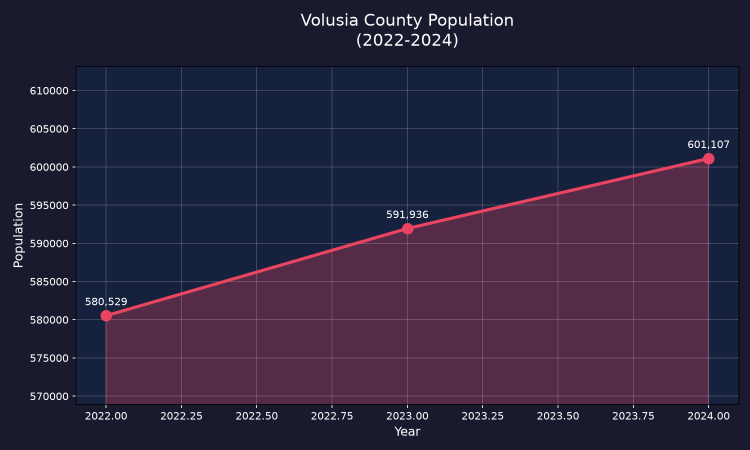
#> input picture Media/population_trend.png, 1500 x 900 px (shown at 1/2 size)
$ python generate_videos.py
#> lines starting #> are read from the running program, lines starting #| are printed output that depends on the picture
#!/usr/bin/env python3
"""
Project Volusia — Video Generation Script
Produces simple data visualization videos using matplotlib + imageio.

Works as fallback when FLUX 3 API is unavailable.
"""

__version__ = "1.0.0"

import matplotlib

matplotlib.use("Agg")
import matplotlib.pyplot as plt
import numpy as np
from pathlib import Path

MEDIA_DIR = Path(__file__).parent / "Media"


def create_data_card_video():
    """Create a simple data card video from existing charts."""
    try:
        import imageio
        from PIL import Image
    except ImportError:
        print("imageio not installed, skipping video generation")
        return None

    # Load existing charts
    charts = []
    for chart_name in ["population_trend.png", "unemployment_rates.png"]:
        chart_path = MEDIA_DIR / chart_name
        if chart_path.exists():
            img = Image.open(chart_path)
#> img is the input picture: PIL image 1500x900 RGBA; mean R, G, B, A 47, 37.1, 62.6, 255
            # Convert to RGB if needed
            if img.mode in ("RGBA", "P"):
                img = img.convert("RGB")
#> img: PIL image 1500x900 RGB
            charts.append(np.array(img))

    if not charts:
        print("No charts found for video generation")
        return None

    # Create simple pan/zoom animation by scaling images
    frames = []
    n_frames = 30  # 1 second at 30fps

    for chart_idx, chart in enumerate(charts):
        for i in range(n_frames):
            scale = 1 + 0.1 * np.sin(i * 2 * np.pi / n_frames)
            zoomed = np.array(
                Image.fromarray(chart).resize((int(chart.shape[1] * scale), int(chart.shape[0] * scale)), Image.LANCZOS)
            )
            # Black border
            h, w = zoomed.shape[:2]
            canvas = np.zeros((h + 80, w + 80, 3), dtype=np.uint8)
            canvas[40 : 40 + h, 40 : 40 + w] = zoomed
            frames.append(canvas)

        # Hold frame for 1 second
        for _ in range(15):
            frames.append(canvas)
#> this loop made 2 passes
#> chart_idx on passes 1 to 2: 0, 1
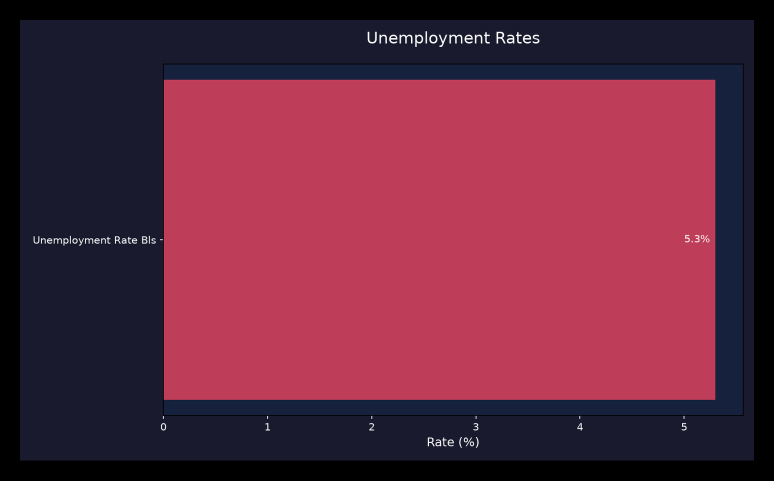
#> canvas: shape (961, 1548, 3) (shown at 1/2 size); mean of channels 0, 1, 2 100.8, 40.3, 62; drawn as R, G, B
#> after the loop, frames = 90 items

    # Save as MP4
    output_path = MEDIA_DIR / "volusia_data_summary.mp4"
    imageio.mimwrite(output_path, frames, fps=15)
    print(f"Created video: {output_path}")
    return output_path


def create_simple_animated_chart():
    """Create a simple animated line chart."""
    try:
        import imageio
    except ImportError:
        print("imageio not installed")
        return None

    # Create matplotlib animation frames
    fig, ax = plt.subplots(figsize=(10, 6), facecolor="#1a1a2e")
    ax.set_facecolor("#16213e")

    # Sample population data
    years = [2022, 2023, 2024]
    values = [580529, 591936, 601107]

    frames = []
    for i in range(1, len(years) + 1):
        ax.clear()
        ax.set_facecolor("#16213e")
        ax.set_xlim(2021, 2025)
        ax.set_ylim(min(values) * 0.98, max(values) * 1.02)
        ax.set_title("Volusia County Population\nData as of 2024 Q3", fontsize=16, color="white")
        ax.set_xlabel("Year", fontsize=12, color="white")
        ax.set_ylabel("Population", fontsize=12, color="white")
        ax.plot(years[:i], values[:i], marker="o", linewidth=3, color="#e94560", markersize=10)
        ax.grid(True, alpha=0.2, color="white")
        ax.tick_params(colors="white")

        # Add count
        for x, y in zip(years[:i], values[:i]):
            ax.annotate(
                f"{y:,}", (x, y), xytext=(0, 10), textcoords="offset points", ha="center", color="white", fontsize=10
            )

        fig.canvas.draw()
        frame = np.frombuffer(fig.canvas.tostring_rgb(), dtype=np.uint8)
        frame = frame.reshape(fig.canvas.get_width_height()[::-1] + (3,))
        frames.append(frame)

        # Hold each frame
        for _ in range(10):
            frames.append(frame)

    plt.close()
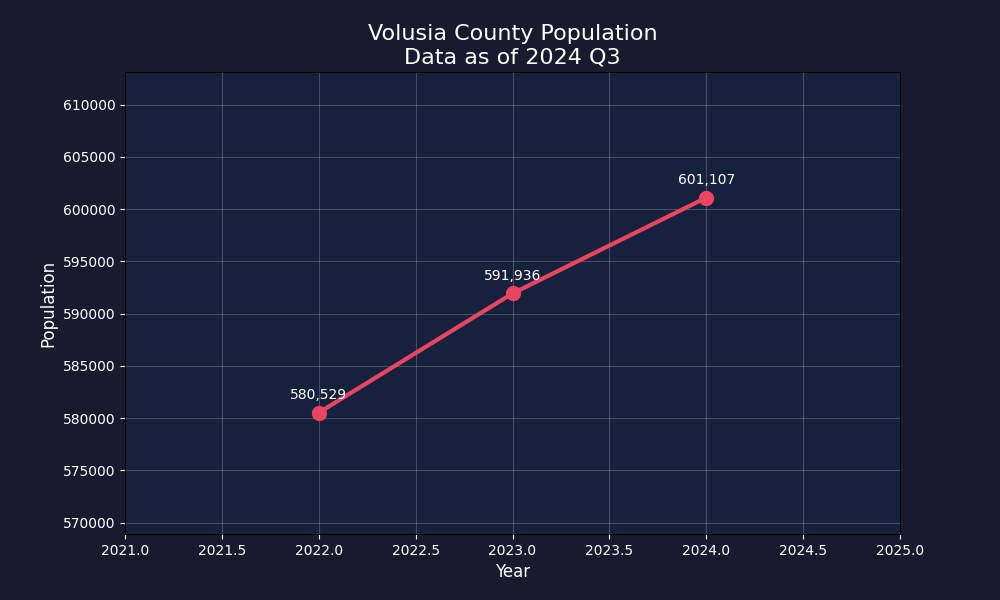
#> figure drawn by matplotlib, 1 panel

    output_path = MEDIA_DIR / "population_growth_animation.mp4"
    imageio.mimwrite(output_path, frames, fps=10)
    print(f"Created animation: {output_path}")
    return output_path


def main():
    print("Creating Project Volusia video content...")
    print()

    # Try to create videos
    video1 = create_data_card_video()
    video2 = create_simple_animated_chart()

    print()
    print("✓ Video generation attempts complete")
    if video1 or video2:
        print(f"  Generated files in: {MEDIA_DIR}")
    else:
        print()
        print("To generate videos, install imageio:")
        print("  python -m pip install imageio pillow")


if __name__ == "__main__":
    main()
